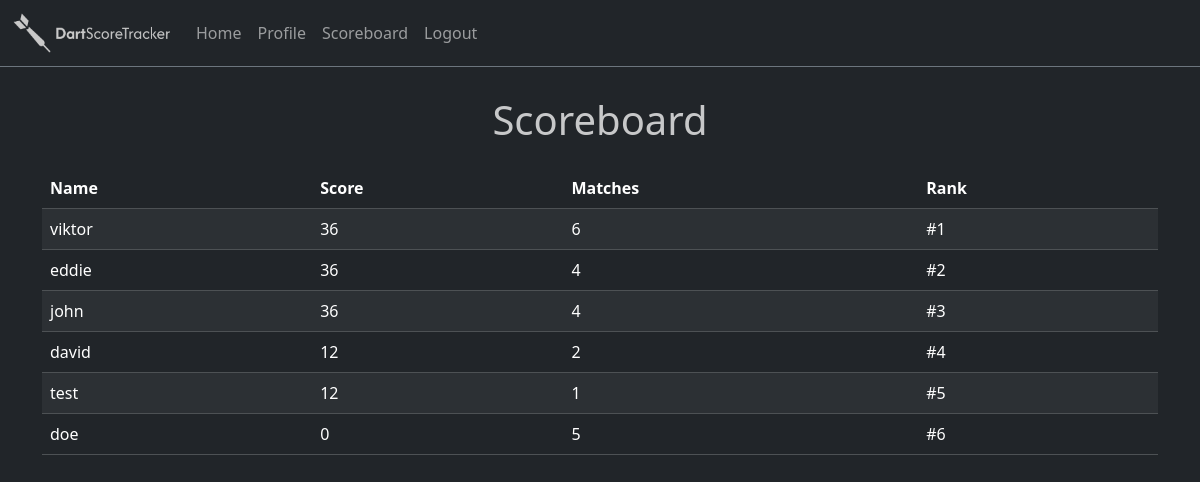
The page /scoreboard (signed in) on the database its author committed.
### models/models.py (models this page shows, shortened)
class User(db.Model):
    __tablename__ = 'Users'
    id = db.Column(db.Integer, primary_key=True)
    username = db.Column(db.String(80), unique=True, nullable=False)
    email = db.Column(db.String(80), unique=True, nullable=False)
    password_hash = db.Column(db.String(128), nullable=False)
    role = db.Column(db.String(50), nullable=False)

### routes/scoreboard.py (the view)
@scoreboard_bp.route("/scoreboard")
def scoreboard():
    users = User.query.all()
    user_stats = []
    for user in users:
        wins = len(user.won_matches)
        losses = len(user.lost_matches)
        total_matches = wins + losses
        score = wins  # Or whatever logic you want
        user_stats.append({
            'username': user.username,
            'score': score * 12,
            'matches': total_matches,
        })
    user_stats.sort(key=lambda x: x['score'], reverse=True)
    for i, user in enumerate(user_stats, start=1):
        user['rank'] = i
    return render_template('scoreboard.html', user_stats=user_stats)

### templates/scoreboard.html
{% extends 'layout.html' %}
{% block body %}
<div class="mt-5 pt-5 container d-flex flex-column justify-content-center align-items-center">
    <h1>Scoreboard</h1>
    <table class="mt-3 table table-dark table-striped">
        <thead>
            <tr>
                <th>Name</th>
                <th>Score</th>
                <th>Matches</th>
                <th>Rank</th>
            </tr>
        </thead>
       <tbody>
            {% for user in user_stats %}
            <tr>
                <td>{{ user.username }}</td>
                <td>{{ user.score }}</td>
                <td>{{ user.matches }}</td>
                <td>#{{ user.rank }}</td>
            </tr>
            {% endfor %}
        </tbody>
    </table>
</div>
{% endblock %}

### rows shown on the page
User: username "viktor", score "36", matches "6", rank "1"
User: username "eddie", score "36", matches "4", rank "2"
User: username "john", score "36", matches "4", rank "3"
User: username "david", score "12", matches "2", rank "4"
User: username "test", score "12", matches "1", rank "5"
User: username "doe", score "0", matches "5", rank "6"
